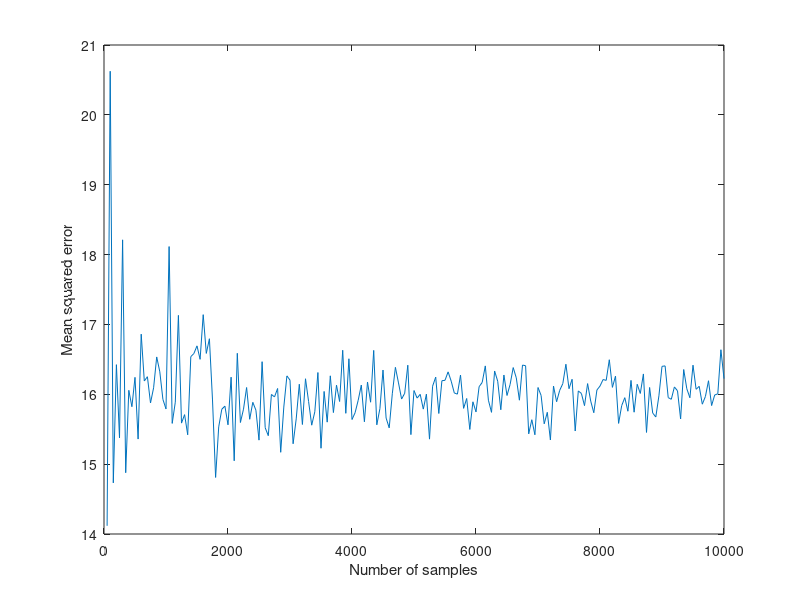

Write the MATLAB code that produced this figure.
% MATLAB program for exercise 3 in course 02457
% This program is for part 1 out of 3 
%
% "main3a" illustrates the use of a linear model and discriminant
% in a single layer network.
% 
% The parameters that should be changed are
%   w_t        : the true weight-vector used to generate training-set
%   noiselevel : the Variance of Gaussian noise on training-set
%   N          : Number of points in training set (= n^2)
% 
% The number of dimensions can be changed (by changing length of w_t),
% but the result is only plotted for w_t=[w0 w1 w2]'

%   (c) Karam Sidaros, September 1999.
%  Uses 
%

%%%%%%%%%%%%%%%%%%%%%%%%% Part 1 %%%%%%%%%%%%%%%%%%%%%%%%%%%
%%%%%%%%%%%%%%%%%%%%%  Linear Models %%%%%%%%%%%%%%%%%%%%%%%
%%%%%%%%%%%%%%%%%%%%%%%%%%%%%%%%%%%%%%%%%%%%%%%%%%%%%%%%%%%%
warning off

%%%%%%%%%%%%%%%%%%%%%%% Parameters %%%%%%%%%%%%%%%%%%%%%%%%%%%%%
w_t = [7 3 5]';	   % True weights

noiselevel = 4;    % Standard deviation of Gaussian noise on data
  
No = 50:50:10000;           % Number of points in training set

vErrors=[];
for i=No
    
    N=i;
    d = length(w_t)-1;  % Number of dimensions
    n=round(N^(1/d));  % Number of points in each dimension
    N = n^d;

    w_t
    noiselevel
    N

    %%%%%%%%%%%%%%%%%%%%%%%%%%%%%%%%%%%%%%%%%%%%%%%%%%%%%%%%%

    x0 = -1:2/(n-1):1;
    x0 = x0';

    X = ones(N,1);     % X matrix on a d-dimensional meshgrid
    X(:,2) = repmat(x0,n^(d-1),1);
    for a = 3:d+1;
      v = repmat(X(1:n^(a-2),a-1),1,n)';
      v = v(:);
      X(:,a) = repmat(v,n^(d-a+1),1);
    end

    T = (X*w_t);
    noise = randn(N,1) * noiselevel;
    T = T + noise;

    w = pinv(X)*T;
    %w = inv(X'*X)*X'*T

    Y = X*w;
    err = mean((Y-T).^2);
    %%%%%%%%%%%%%%%%%%%%%% Results %%%%%%%%%%%%%%%%%%%
    disp('The calculated weight-vector is ');
    w
    disp('The training error is');
    err

    vErrors=[vErrors err];
        
    
end
figure(3)
title('Mean square error over number of samples')
plot(No,vErrors)
xlabel('Number of samples')
ylabel('Mean squared error')


%%%%%%%%%%%%%%%%%%% Plotting 3D %%%%%%%%%%%%%%%%%%%
